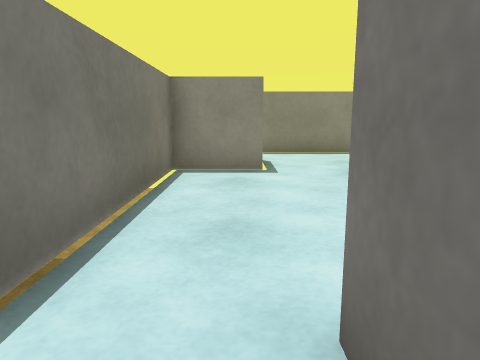
[1] (above)

19 first-person views from a walk through a scene from a Unity 3-D project. The camera is 0.55 m above the floor, tilts 10° down and sees 70° across. The floor is counted in squares, 0.5 m on a side. Each view is taken from the middle of a square. On the plan, view 1 faces up. The plan holds only what a view shows up to about 13 squares ahead; the rest is blank. The place goes on beyond the plan. Surface patterns are stand-ins for the level's own textures.

[2]
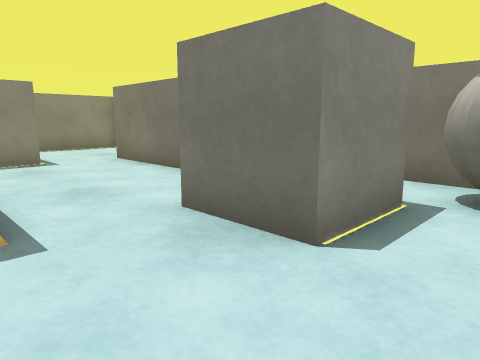

[3]
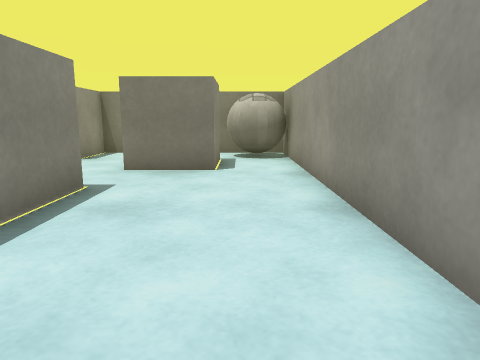

[4]
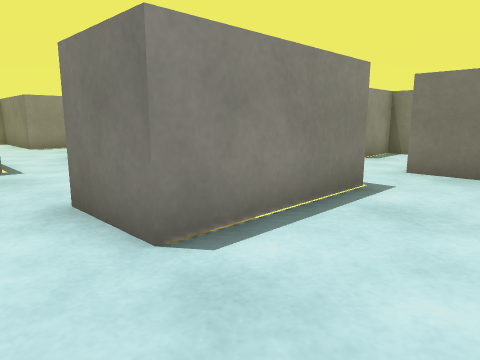

[5]
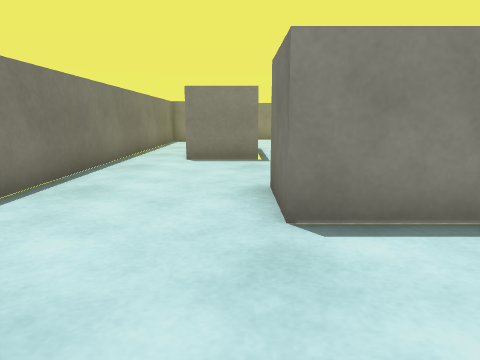

[6]
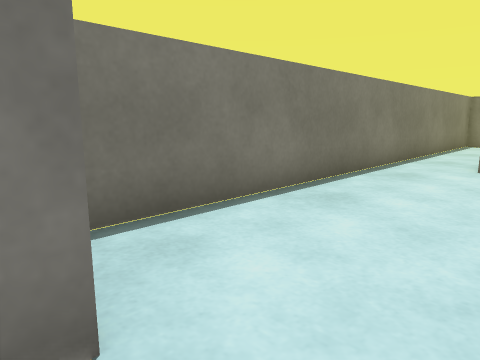

[7]
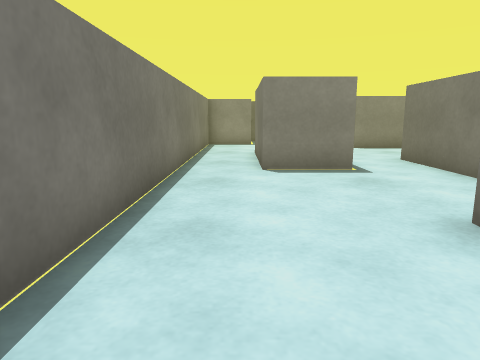

[8]
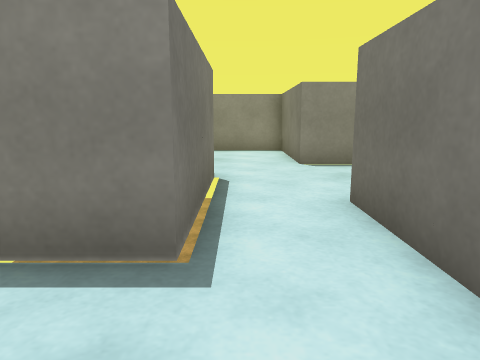

[9]
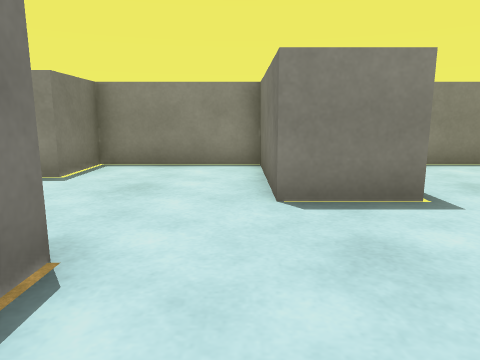

[10]
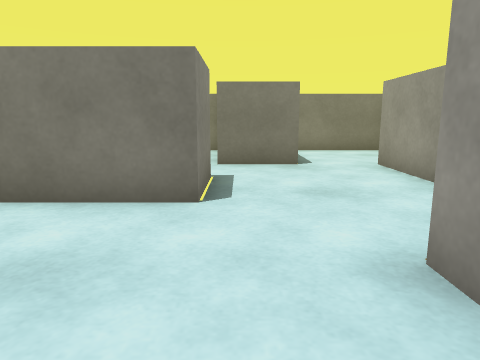

[11]
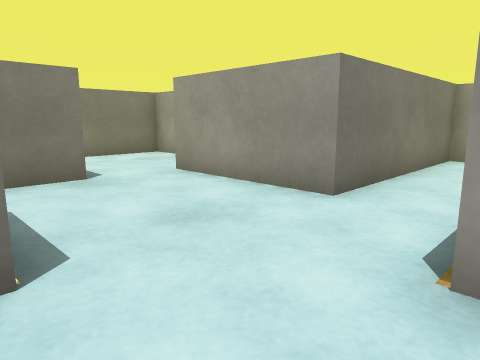

[12]
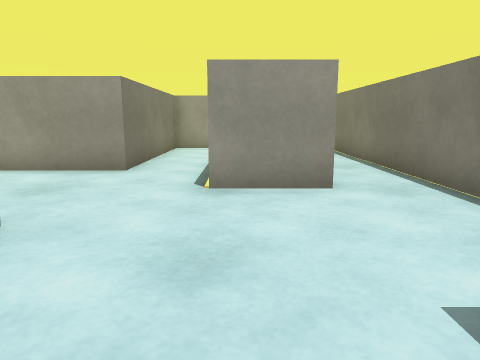

[13]
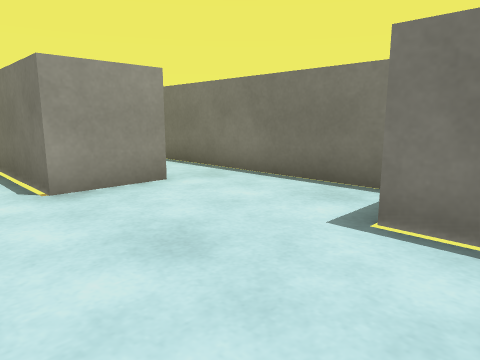

[14]
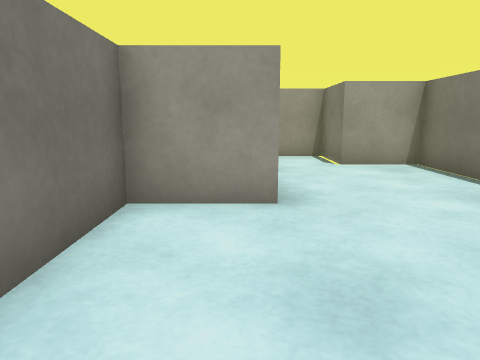

[15]
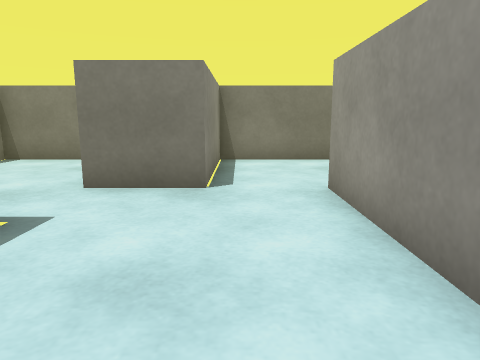

[16]
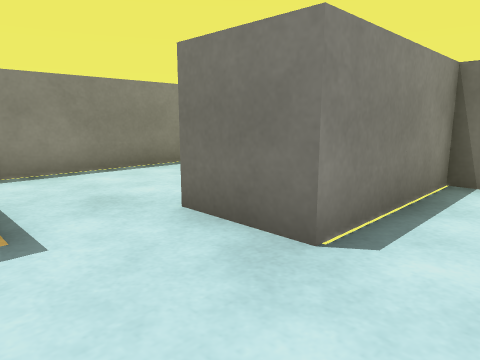

[17]
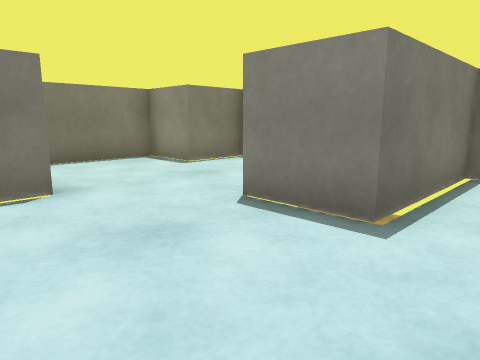

[18]
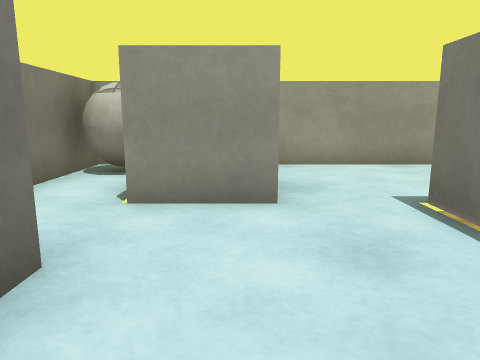

[19]
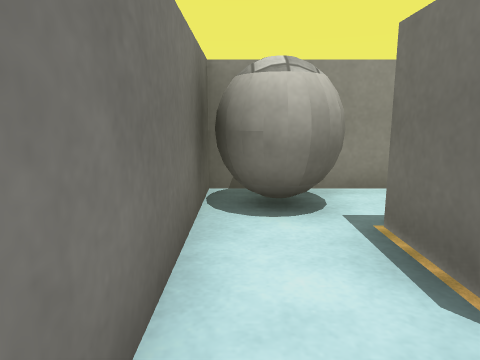

### Floor plan
Ten units are one square. View 1 is at (0, 0); x grows to the right and y downward. Boxes are objects, and circles mark ways between rooms. Rooms are numbered by the first view taken in them; rooms with no view inside come last. Other rooms are left out.
<svg viewBox="-99 -181 149 211">
<path fill="none" stroke="#000" d="M25 -10 25 4 5 4 5 -16 25 -16M25 -35 25 -64M-55 -76 -75 -76M6 -76 -15 -76 -15 -16 -55 -16 -55 -36 -35 -36 -35 -76M45 25 45 -36 28 -36M-94 -66 -94 4 -75 4 -75 24 26 24M-15 -136 -35 -136 -35 -176 -75 -176 -75 -156 -94 -156 -94 -66M-35 -76 -35 -96 5 -96M-75 -76 -75 -116 -55 -116 -55 -76M15 -116 5 -116 5 -126M5 -126 5 -136M45 -138 45 -176 -15 -176 -15 -136M34 -76 45 -76 45 -116 15 -116M25 -64 25 -76"/>
<rect x="25" y="5" width="20" height="20" fill="#bbb"><title>other object</title></rect>
<circle cx="-45" cy="-85" r="3" fill="#2a7"/>
<circle cx="-85" cy="-75" r="3" fill="#2a7"/>
<circle cx="15" cy="-75" r="3" fill="#2a7"/>
<circle cx="-5" cy="-135" r="3" fill="#2a7"/>
<circle cx="5" cy="-105" r="3" fill="#2a7"/>
<text x="-30" y="-10">1</text>
<text x="-50" y="-120">2</text>
<text x="10" y="-150">3</text>
<text x="30" y="-90">4</text>
</svg>
Room 1 opens to room 2. Room 1 opens to room 4. Room 2 opens to room 3. Room 2 opens to room 4.

Where each view was taken, in squares from view 1:
view 1: 0 up, 0 right, facing up
view 2: 2 down, 2 left, facing up-right
view 3: 1 down, 7 left, facing right
view 4: 1 down, 7 left, facing up-right
view 5: 2 down, 6 left, facing up
view 6: 1 down, 6 left, facing up-left
view 7: 0 up, 8 left, facing up
view 8: 5 up, 5 left, facing up
view 9: 9 up, 4 left, facing up
view 10: 13 up, 8 left, facing right
view 11: 14 up, 6 left, facing down-right
view 12: 17 up, 6 left, facing down
view 13: 17 up, 4 left, facing down-left
view 14: 8 up, 5 left, facing down
view 15: 11 up, 5 left, facing right
view 16: 10 up, 2 left, facing up-right
view 17: 10 up, 0 right, facing up-left
view 18: 6 up, 1 right, facing down
view 19: 3 up, 4 right, facing down
